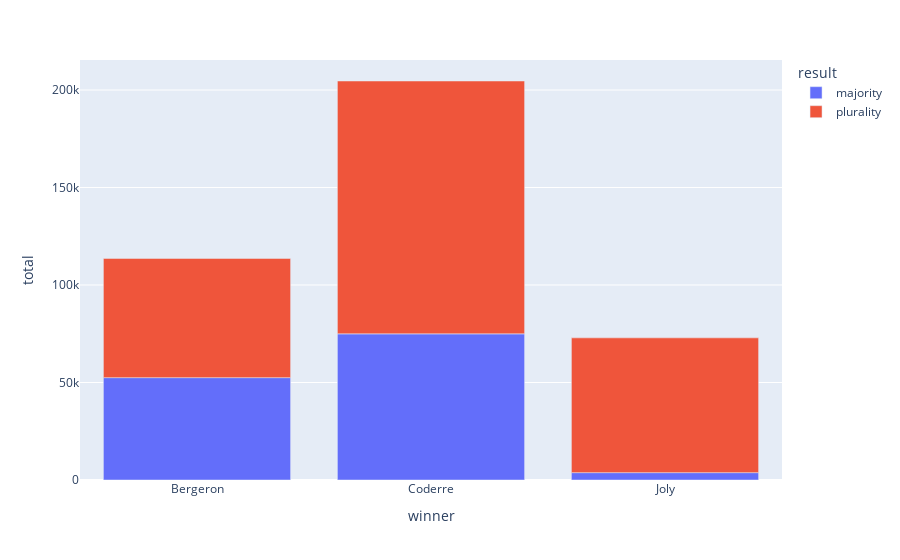

Write notebook code for a chart like this one.
### Code cell
# Empilhadas
px.bar(tbl_election2, x='winner', y='total', color='result')

### Figure 1 — Plotly figure (JSON) as saved in the notebook; plotly's stock layout.template omitted (floating-point values rounded to 4 significant figures)
{"data": [{"alignmentgroup": "True", "hovertemplate": "result=majority<br>winner=%{x}<br>total=%{y}<extra></extra>", "legendgroup": "majority", "marker": {"color": "#636efa", "pattern": {"shape": ""}}, "name": "majority", "offsetgroup": "majority", "orientation": "v", "showlegend": true, "textposition": "auto", "type": "bar", "x": ["Bergeron", "Coderre", "Joly"], "xaxis": "x", "y": [52496, 74952, 3776], "yaxis": "y"}, {"alignmentgroup": "True", "hovertemplate": "result=plurality<br>winner=%{x}<br>total=%{y}<extra></extra>", "legendgroup": "plurality", "marker": {"color": "#EF553B", "pattern": {"shape": ""}}, "name": "plurality", "offsetgroup": "plurality", "orientation": "v", "showlegend": true, "textposition": "auto", "type": "bar", "x": ["Bergeron", "Coderre", "Joly"], "xaxis": "x", "y": [61143, 129679, 69120], "yaxis": "y"}], "layout": {"barmode": "relative", "legend": {"title": {"text": "result"}, "tracegroupgap": 0}, "margin": {"t": 60}, "xaxis": {"anchor": "y", "domain": [0, 1], "title": {"text": "winner"}}, "yaxis": {"anchor": "x", "domain": [0, 1], "title": {"text": "total"}}}}
